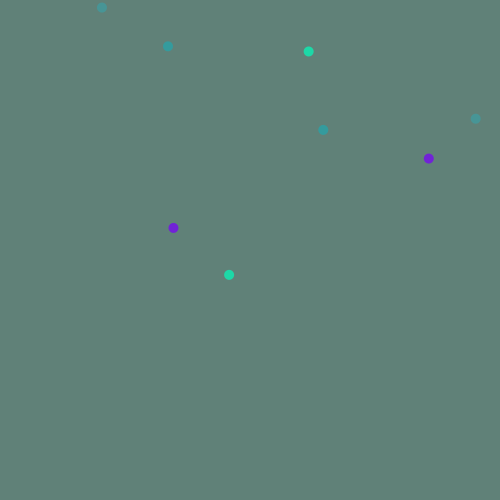
Frame 1 (no input)
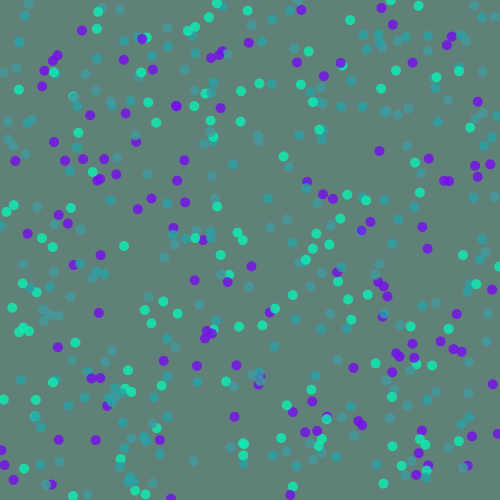
Frame 60 (the mouse pressed at the canvas centre just before this capture)
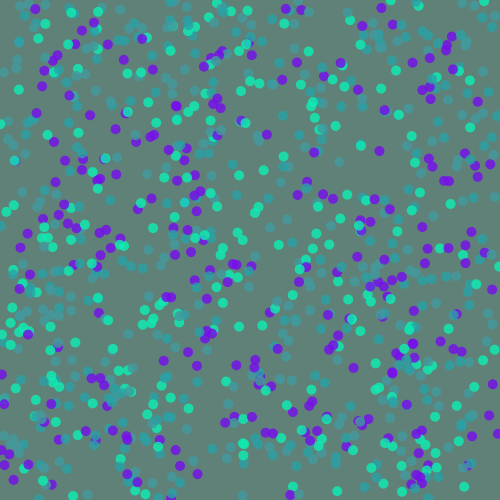
Frame 120 (the mouse held since frame 60 and released just before this capture)

The Processing sketch that drew these frames (run headless with seeded random() and noise(); from frame 60 on, the mouse is pressed at the canvas centre):

// Processing sketch: raindrops
// ── raindrops.pde
void setup() {
  size(500,500);
  background(96,129,120);
}


 void draw(){
   noStroke();

for (int i = 0; i <2 ; i = i+1){
  fill(39,162,167,200);
  ellipse(random(500),random(500),10,10);
  fill(65,153,157,210);
  ellipse(random(500),random(500),10,10);
  fill(116,14,234,210);
  ellipse(random(500),random(500),10,10);
  fill(14,234,177,210);
  ellipse(random(500),random(500),10,10);


}
 }
